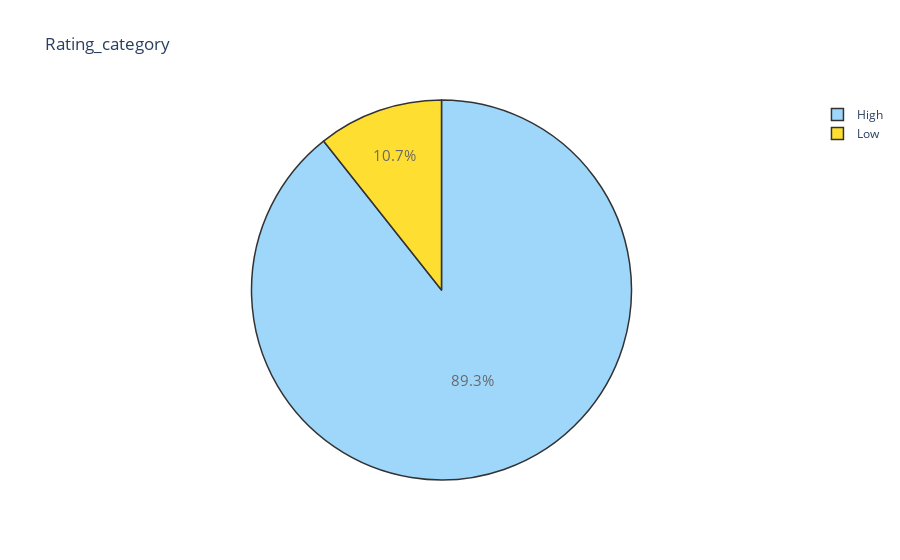

Here is the notebook cell this chart was saved with:
### Markdown cell above
Plot the same

### Code cell
trace = go.Pie(labels = ['High', 'Low'], values = df['Rating_category'].value_counts(), 
               textfont=dict(size=15), opacity = 0.8,
               marker=dict(colors=['lightskyblue', 'gold'], 
                           line=dict(color='#000000', width=1.5)))


layout = dict(title =  'Rating_category')
           
fig = dict(data = [trace], layout=layout)
py.iplot(fig)

### Figure 1 — Plotly figure (JSON) as saved in the notebook; plotly's stock layout.template omitted (floating-point values rounded to 4 significant figures)
{"data": [{"labels": ["High", "Low"], "marker": {"colors": ["lightskyblue", "gold"], "line": {"color": "#000000", "width": 1.5}}, "opacity": 0.8, "textfont": {"size": 15}, "type": "pie", "values": [7317, 873]}], "layout": {"title": {"text": "Rating_category"}}}
